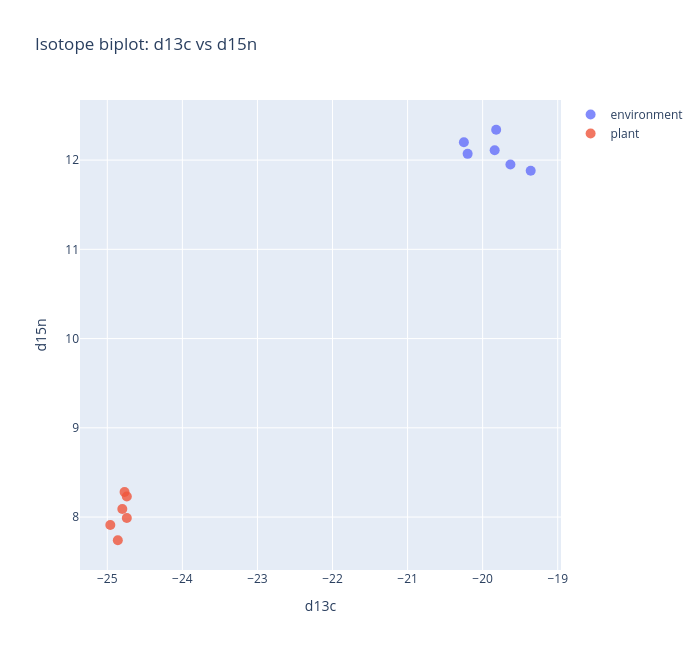

The notebook cell saved with this chart:
### Code cell
result["figures"]["isotope_biplot"].show()

### Figure 1 — Plotly figure (JSON) as saved in the notebook; plotly's stock layout.template omitted (floating-point values rounded to 4 significant figures)
{"data": [{"marker": {"color": "#636EFA", "opacity": 0.8, "size": 10}, "mode": "markers", "name": "environment", "type": "scatter", "x": [-19.63, -19.84, -19.36, -19.82, -20.25, -20.2], "y": [11.95, 12.11, 11.88, 12.34, 12.2, 12.07]}, {"marker": {"color": "#EF553B", "opacity": 0.8, "size": 10}, "mode": "markers", "name": "plant", "type": "scatter", "x": [-24.8, -24.77, -24.96, -24.74, -24.86, -24.74], "y": [8.09, 8.28, 7.91, 8.23, 7.74, 7.99]}], "layout": {"height": 650, "title": {"text": "Isotope biplot: d13c vs d15n"}, "width": 700, "xaxis": {"title": {"text": "d13c"}}, "yaxis": {"title": {"text": "d15n"}}}}
